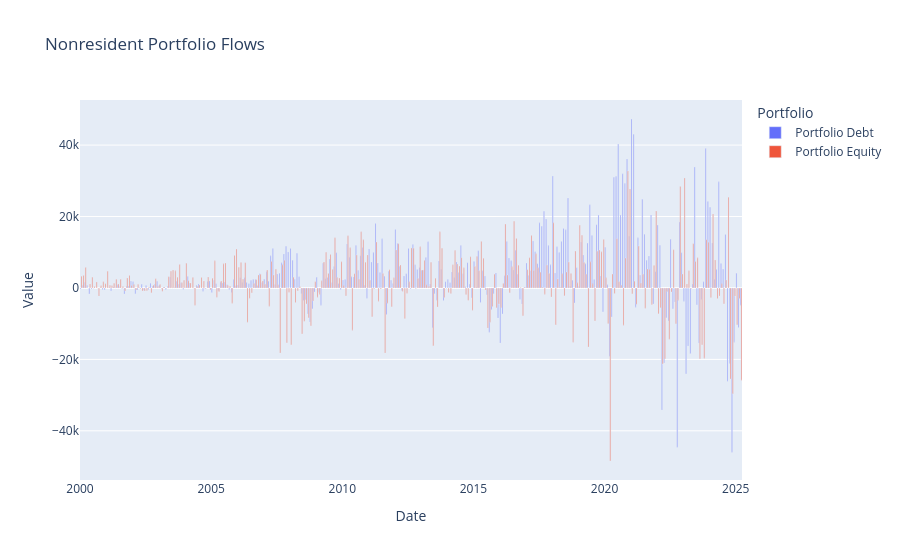

Here is the notebook cell this chart was saved with:
### Code cell
fig

### Figure 1 — Plotly figure (JSON) as saved in the notebook; plotly's stock layout.template omitted (floating-point values rounded to 4 significant figures; data arrays with more than 128 entries replaced by an {"elided": "..."} marker saying what was removed)
{"data": [{"alignmentgroup": "True", "hovertemplate": "Portfolio=Portfolio Debt<br>Date=%{x}<br>Value=%{y}<extra></extra>", "legendgroup": "Portfolio Debt", "marker": {"color": "#636efa", "pattern": {"shape": ""}}, "name": "Portfolio Debt", "offsetgroup": "Portfolio Debt", "orientation": "v", "showlegend": true, "textposition": "auto", "type": "bar", "x": {"elided": "303 str values"}, "xaxis": "x", "y": {"elided": "303 float values"}, "yaxis": "y"}, {"alignmentgroup": "True", "hovertemplate": "Portfolio=Portfolio Equity<br>Date=%{x}<br>Value=%{y}<extra></extra>", "legendgroup": "Portfolio Equity", "marker": {"color": "#EF553B", "pattern": {"shape": ""}}, "name": "Portfolio Equity", "offsetgroup": "Portfolio Equity", "orientation": "v", "showlegend": true, "textposition": "auto", "type": "bar", "x": {"elided": "303 str values"}, "xaxis": "x", "y": {"elided": "303 float values"}, "yaxis": "y"}], "layout": {"barmode": "group", "legend": {"title": {"text": "Portfolio"}, "tracegroupgap": 0}, "title": {"text": "Nonresident Portfolio Flows"}, "xaxis": {"anchor": "y", "domain": [0, 1], "title": {"text": "Date"}}, "yaxis": {"anchor": "x", "domain": [0, 1], "title": {"text": "Value"}}}}
